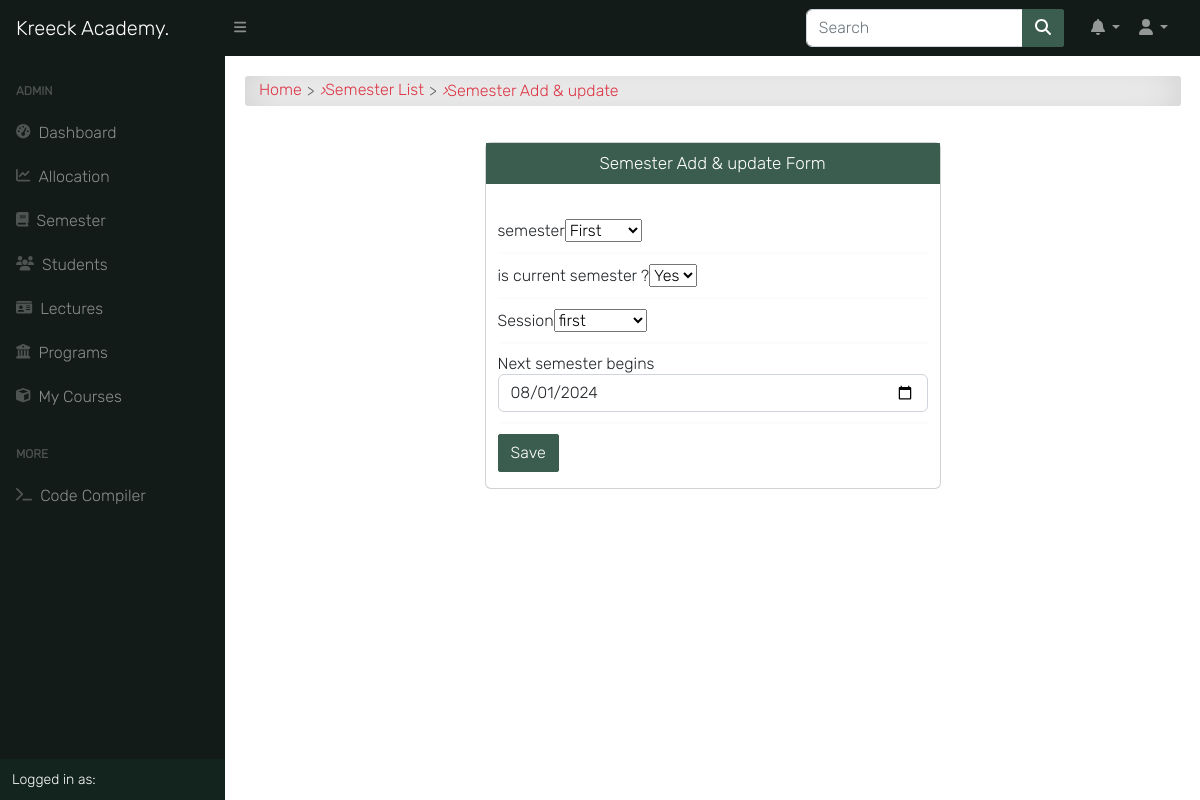
Page /semester/1/edit/ (signed in) on the committed database.
### app/models.py (models this page shows, shortened)
class Semester(models.Model):
    semester = models.CharField(max_length=10, choices=SEMESTER, blank=True)
    is_current_semester = models.BooleanField(default=False, blank=True, null=True)
    session = models.ForeignKey(Session, on_delete=models.CASCADE, blank=True, null=True)
    next_semester_begins = models.DateField(null=True, blank=True)

class Session(models.Model):
    session = models.CharField(max_length=200, unique=True)
    is_current_session = models.BooleanField(default=False, blank=True, null=True)
    next_session_begins = models.DateField(blank=True, null=True)
    def __str__(self):
        return self.session

### app/views.py (the view)
# urls.py: path('semester/<int:pk>/edit/', semester_update_view, name="edit_semester"),
@login_required
@lecturer_required
def semester_update_view(request, pk):
    semester = get_object_or_404(Semester, pk=pk)
    if request.method == 'POST':
        is_current_semester = request.POST.get('is_current_semester') == 'True'
        if is_current_semester:
            try:
                unset_semester = Semester.objects.get(is_current_semester=True)
                unset_semester.is_current_semester = False
                unset_semester.save()
            except Semester.DoesNotExist:
                pass
            try:
                unset_session = Session.objects.get(is_current_session=True)
                unset_session.is_current_session = False
                unset_session.save()
            except Session.DoesNotExist:
                pass
            new_session = request.POST.get('session')
            form = SemesterForm(request.POST, instance=semester)
            if form.is_valid():
                set_session = Session.objects.get(pk=new_session)
                set_session.is_current_session = True
                set_session.save()
                form.save()
                messages.success(request, 'Semester updated successfully!')
                return redirect('semester_list')
        else:
            form = SemesterForm(request.POST, instance=semester)
            if form.is_valid():
                form.save()
                return redirect('semester_list')
    else:
        form = SemesterForm(instance=semester)
    return render(request, 'app/semester_update.html', {'form': form})

### app/forms.py
class SemesterForm(forms.ModelForm):
    semester = forms.CharField(
        widget=forms.Select(
            choices=SEMESTER,
            attrs={
                'class': 'browser-default custom-select',
            }
        ),
        label="semester",
    )
    is_current_semester = forms.CharField(
        widget=forms.Select(
            choices=((True, 'Yes'), (False, 'No')),
            attrs={
                'class': 'browser-default custom-select',
            }
        ),
        label="is current semester ?",
    )
    session = forms.ModelChoiceField(
        queryset=Session.objects.all(),
        widget=forms.Select(
            attrs={
                'class': 'browser-default custom-select',
            }
        ),
        required=True
    )
    next_semester_begins = forms.DateTimeField(
        widget=forms.TextInput(
            attrs={
                'type': 'date',
                'class': 'form-control',
            }
        ),
        required=True)
    class Meta:
        model = Semester
        fields = ['semester', 'is_current_semester', 'session', 'next_semester_begins']

### templates/app/semester_update.html (shortened to what this page needs)
{% extends 'base.html' %}
{% load crispy_forms_tags %}
{% load static %}
{% block content %}
<div id="input-nav"><a href="{% url 'home' %}" class="primary1">Home</a> <i>&rsaquo;</i>
    <a href="{% url 'semester_list' %}" class="primary1">Semester List</a> <i>&rsaquo;</i> Semester Add & update</div>
<br>
<div class="row">
    <div class="col-md-6 mx-auto">
        <div class="card pb-3">
            <p class="form-title">Semester Add & update Form</p>
            <div class="container"><br>
                <form action="" method="POST">{% csrf_token %}
                    {% for f in form %}{{ f.label }}{{ f }}<hr>{% endfor %}
                    <input class="btn btn-primary" type="submit" value="Save">
                </form>
            </div>
        </div>
    </div>
</div>
{% endblock content %}

### static/css/style.css (style rules this page uses)
*, body { font-family: "Inter", sans-serif; }
body { background-color: #ffffff; }
.btn { border-radius: 2px; }
hr { margin: 10px 0px; border: 0.5px solid #f3f2f2; }
#input-nav { display: -webkit-box; display: -ms-flexbox; display: flex; -ms-flex-wrap: wrap; flex-wrap: wrap; -webkit-box-align: center; -ms-flex-align: center; align-items: center; padding: 0.3rem 0.9rem; margin-bottom: 1rem; color: #dc3545; border-radius: 3px; background-color: #fff !important; -webkit-box-shadow: inset 0 0 2.5rem rgba(0, 0, 0, 0.2); box-shadow: inset 0 0 2.5rem rgba(0, 0, 0, 0.2); }
#input-nav a { color: #dc3545; }
#input-nav a::after { content: ">"; color: #666; margin: 0 5px; vertical-align: middle; }
a { color: #666; text-decoration: none; }
.form-title { display: -webkit-box; display: -ms-flexbox; display: flex; -webkit-box-align: center; -ms-flex-align: center; align-items: center; -webkit-box-pack: center; -ms-flex-pack: center; justify-content: center; font-weight: 400; font-size: 17px; padding: 10px; background: #3b5d50; color: #fff; text-align: center; margin-bottom: 15px; }

### rows in the picture
Semester: form "First" "Yes" "08/01/2024"
Session: form "first"

### other values in the picture
{{ f.label }} "semester" "is current semester ?" "Session" "Next semester begins"
